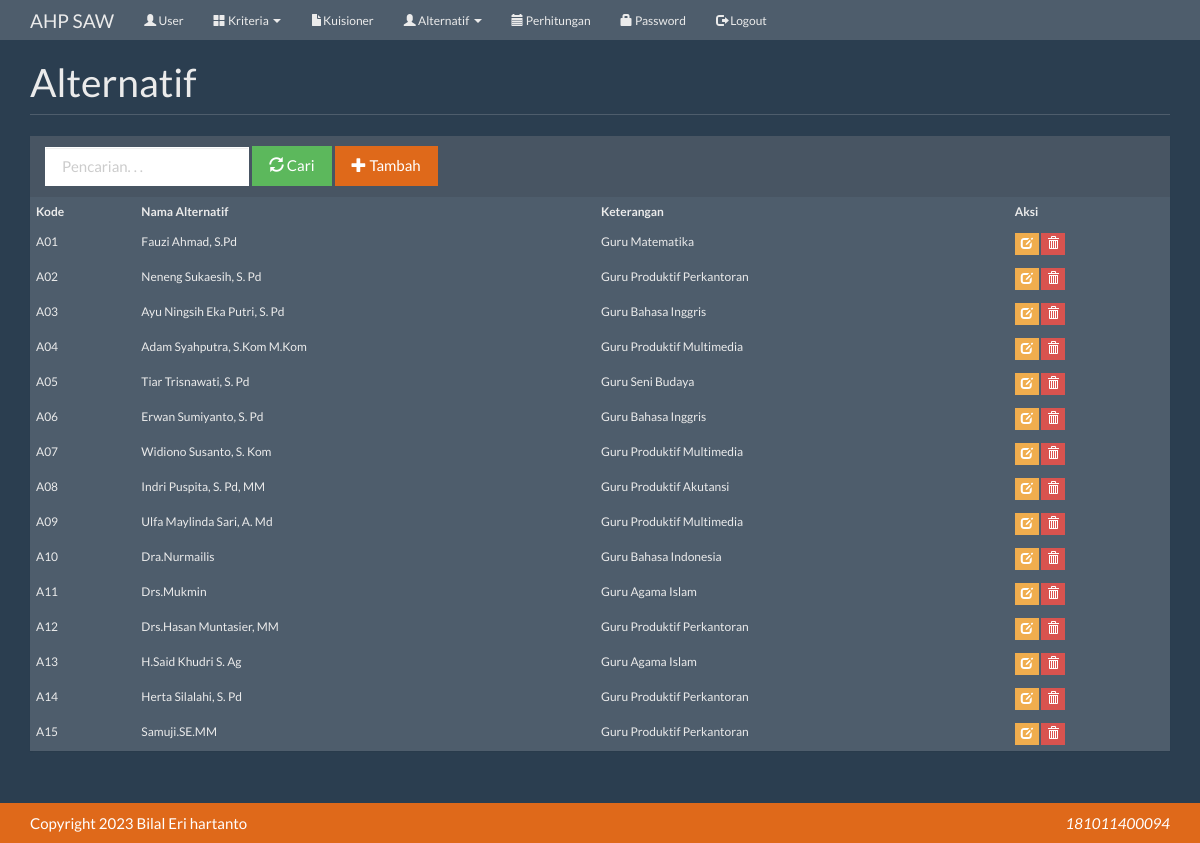
The app's page /?m=alternatif (signed in) with its own data.
### tables this page shows
CREATE TABLE `tb_alternatif` (
  `kode_alternatif` varchar(16) NOT NULL,
  `nama_alternatif` varchar(256) NOT NULL DEFAULT '',
  `keterangan` varchar(256) NOT NULL DEFAULT '',
  `total` double DEFAULT NULL,
  `rank` int DEFAULT NULL,
  PRIMARY KEY (`kode_alternatif`)
);

### config.php (called while the page is built)
<?php
$config["server"]='localhost';
$config["username"]='root';
$config["password"]='';
$config["database_name"]='ahp_saw';

### functions.php (called while the page is built, shortened)
<?php
include'config.php';
include'includes/db.php';
$db = new DB($config['server'], $config['username'], $config['password'], $config['database_name']);
include'includes/general.php';

### includes/general.php (called while the page is built, shortened)
<?php
function esc_field($str){
    if (!get_magic_quotes_gpc ())
        return addslashes($str);
    else
        return $str;
}

### includes/db.php (called while the page is built, shortened)
<?php
class DB{
    var $conn = null;
    public function __construct($host, $username, $passwd, $dbname){
        $this->conn = mysqli_connect($host, $username, $passwd, $dbname);
    }
    public function query($sql){
        $query = mysqli_query($this->conn, $sql) or die('<pre>Error mysqli_query: ' . mysqli_error($this->conn) . '<br />' . $sql . '</pre>');
        return $query;
    }
    public function get_results($sql){
        $query = $this->query($sql);
        $arr = array();
        while($row = mysqli_fetch_object($query)){
            $arr[] = $row;
        }
        return $arr;
    }
}

### alternatif.php (the view, shortened to what this page needs)
<div class="page-header">
    <h1>Alternatif</h1>
</div>
<div class="panel panel-default">
    <div class="panel-heading">
        <form class="form-inline">
            <div class="form-group">
                <input class="form-control" type="text" placeholder="Pencarian. . ." name="q" value="<?=$_GET['q']?>" />
            </div>
            <div class="form-group">
                <button class="btn btn-success"><span class="glyphicon glyphicon-refresh"></span> Cari</button>
            </div>
            <div class="form-group">
                <a class="btn btn-primary" href="?m=alternatif_tambah"><span class="glyphicon glyphicon-plus"></span> Tambah</a>
            </div>
        </form>
    </div>
    <div class="table-responsive">
        <table class="table table-bordered table-hover table-striped">
            <thead><tr>
                <th>Kode</th>
                <th>Nama Alternatif</th>
                <th>Keterangan</th>
                <th>Aksi</th>
            </tr></thead>
            <?php
            $q = esc_field($_GET['q']);
            $rows = $db->get_results("SELECT * FROM tb_alternatif WHERE nama_alternatif LIKE '%$q%' ORDER BY kode_alternatif");
            foreach($rows as $row):?>
            <tr>
                <td><?=$row->kode_alternatif?></td>
                <td><?=$row->nama_alternatif?></td>
                <td><?=$row->keterangan?></td>
                <td>
                    <a class="btn btn-xs btn-warning" href="?m=alternatif_ubah&ID=<?=$row->kode_alternatif?>"><span class="glyphicon glyphicon-edit"></span></a>
                    <a class="btn btn-xs btn-danger" href="aksi.php?act=alternatif_hapus&ID=<?=$row->kode_alternatif?>" onclick="return confirm('Hapus data?')"><span class="glyphicon glyphicon-trash"></span></a>
                </td>
            </tr>
            <?php endforeach?>
        </table>
    </div>
</div>

### assets/css/general.css (style rules this page uses)
html { position: relative; min-height: 100%; }
body { margin-bottom: 70px; }
.page-header { margin-top: 0; padding-bottom: 0; }
.page-header h1 { margin-top: 0; }

### records on screen
tb_alternatif: kode_alternatif "A01", nama_alternatif "Fauzi Ahmad, S.Pd", keterangan "Guru Matematika"
tb_alternatif: kode_alternatif "A02", nama_alternatif "Neneng Sukaesih, S. Pd", keterangan "Guru Produktif Perkantoran"
tb_alternatif: kode_alternatif "A03", nama_alternatif "Ayu Ningsih Eka Putri, S. Pd", keterangan "Guru Bahasa Inggris"
tb_alternatif: kode_alternatif "A04", nama_alternatif "Adam Syahputra, S.Kom M.Kom", keterangan "Guru Produktif Multimedia"
tb_alternatif: kode_alternatif "A05", nama_alternatif "Tiar Trisnawati, S. Pd", keterangan "Guru Seni Budaya"
tb_alternatif: kode_alternatif "A06", nama_alternatif "Erwan Sumiyanto, S. Pd", keterangan "Guru Bahasa Inggris"
tb_alternatif: kode_alternatif "A07", nama_alternatif "Widiono Susanto, S. Kom", keterangan "Guru Produktif Multimedia"
tb_alternatif: kode_alternatif "A08", nama_alternatif "Indri Puspita, S. Pd, MM", keterangan "Guru Produktif Akutansi"
tb_alternatif: kode_alternatif "A09", nama_alternatif "Ulfa Maylinda Sari, A. Md", keterangan "Guru Produktif Multimedia"
tb_alternatif: kode_alternatif "A10", nama_alternatif "Dra.Nurmailis", keterangan "Guru Bahasa Indonesia"
tb_alternatif: kode_alternatif "A11", nama_alternatif "Drs.Mukmin", keterangan "Guru Agama Islam"
tb_alternatif: kode_alternatif "A12", nama_alternatif "Drs.Hasan Muntasier, MM", keterangan "Guru Produktif Perkantoran"
tb_alternatif: kode_alternatif "A13", nama_alternatif "H.Said Khudri S. Ag", keterangan "Guru Agama Islam"
tb_alternatif: kode_alternatif "A14", nama_alternatif "Herta Silalahi, S. Pd", keterangan "Guru Produktif Perkantoran"
tb_alternatif: kode_alternatif "A15", nama_alternatif "Samuji.SE.MM", keterangan "Guru Produktif Perkantoran"
